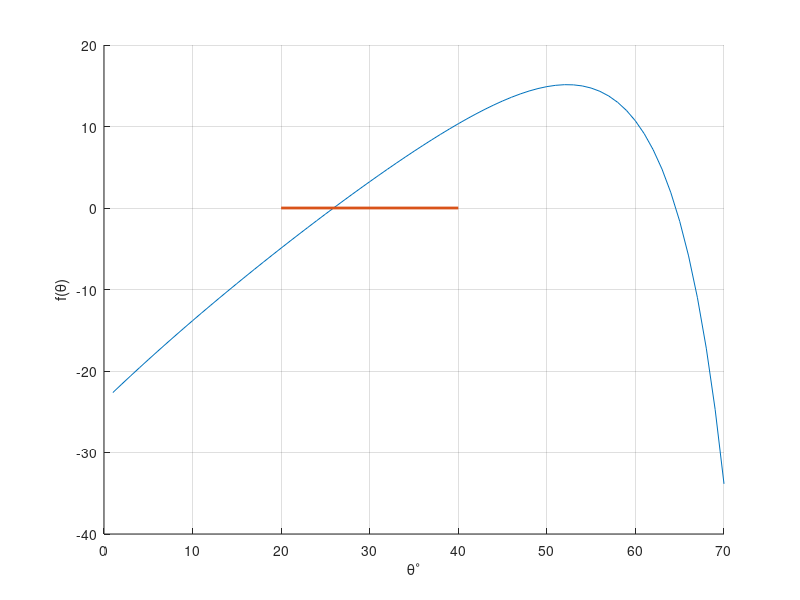

Reproduce this figure in MATLAB.
% Setup Problem
x = 60;   % ft
v0 = 50;  % ft/s
hQ = 6.5; % ft
g = 32.2; % ft/s^2

f = @(theta_deg) x * tand(theta_deg) ...
    - 0.5*x^2*g/v0^2./cosd(theta_deg).^2 ...
    + hQ - 7;

% Visualize & Select an Interval
thetas_deg = 1:70;
figure
hold on;
plot(thetas_deg, f(thetas_deg));
grid on;
xlabel('\theta^\circ');
ylabel('f(\theta)');

a = 20; b = 40;
plot([a, b], [0, 0], 'LineWidth', 2);
% Bisection Algorithm

% View Result
